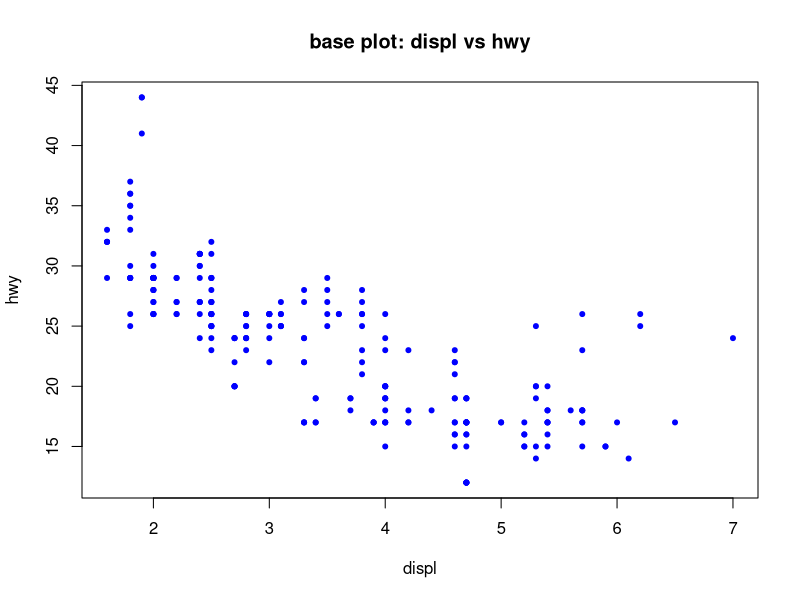
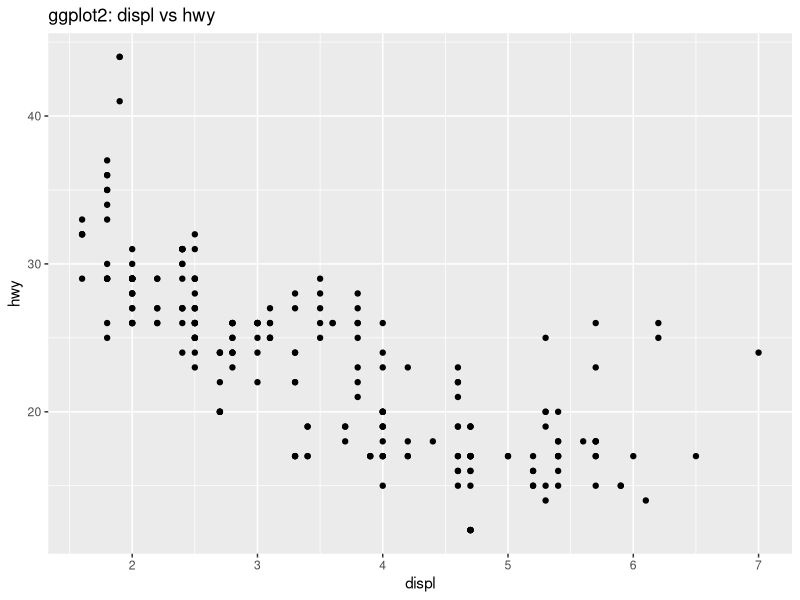
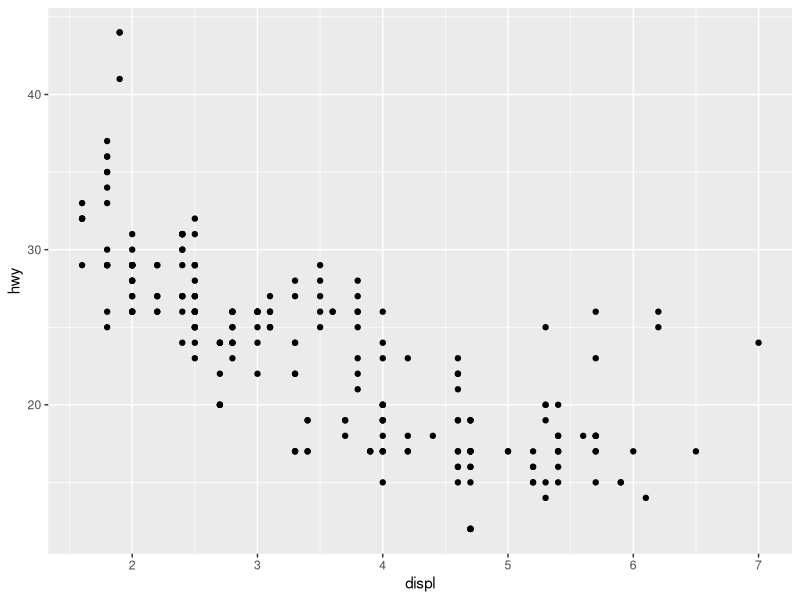
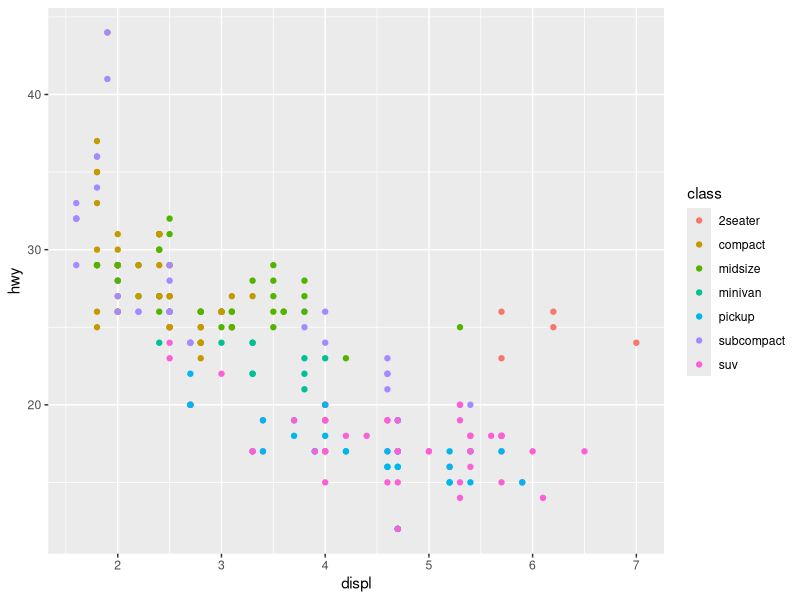
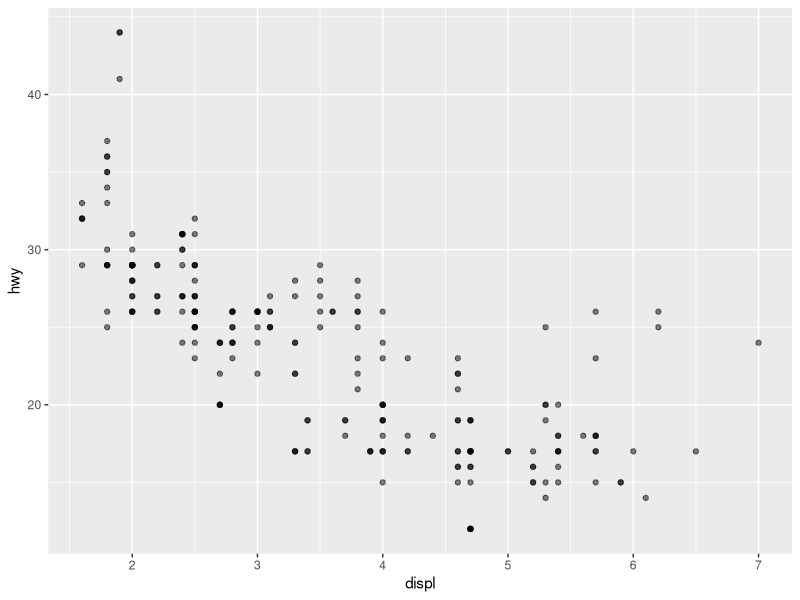
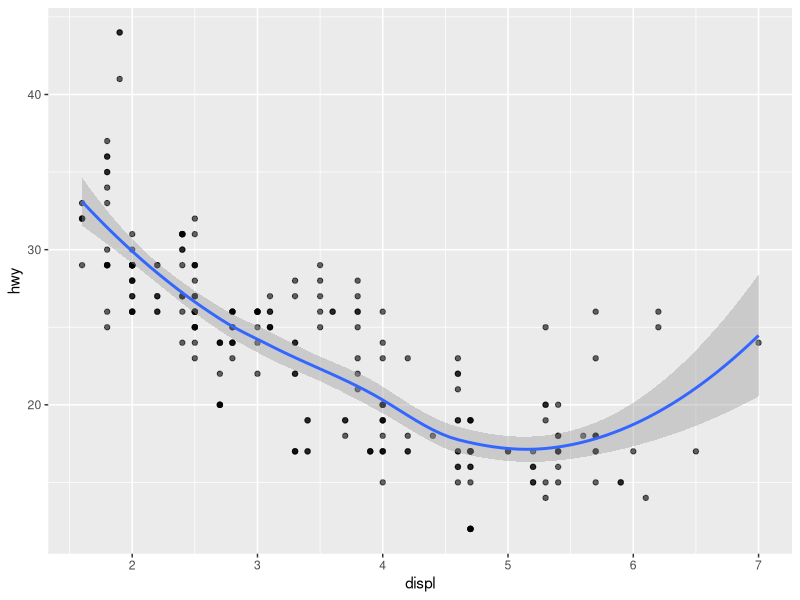
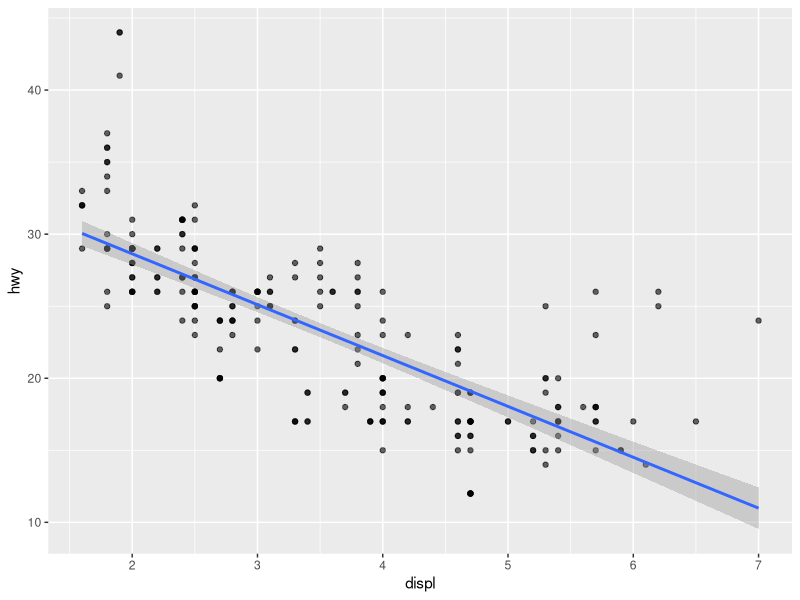
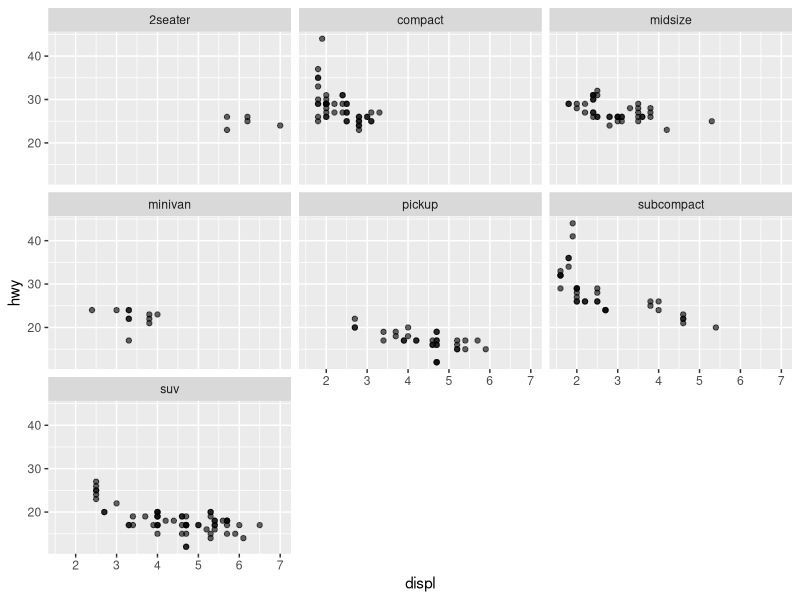

These figures' R source, in order:
## ---- chunk 1
#| message: FALSE
search()
## ---- chunk 2
library(ggplot2)
## ---- chunk 3
    #| eval: FALSE
    # manufacturer가 "audi"이고, cty가 20 이상인 행 추출
    mpg[mpg$manufacturer == "audi" & mpg$cty >= 20, ]
## ---- chunk 4
    #| eval: FALSE
    # class가 "compact" 또는 "midsize"인 행 추출
    mpg[mpg$class == "compact" | mpg$class == "midsize", ]
## ---- chunk 5
    #| eval: FALSE
    # audi 차량 중(행 조건)에서 model과 year 변수만(열 선택) 확인
    mpg[mpg$manufacturer == "audi", c("model", "year")]
## ---- chunk 6
# base plot
plot(mpg$displ, mpg$hwy,
     main = "base plot: displ vs hwy",
     xlab = "displ", ylab = "hwy",
     pch = 20, col = "blue")
## ---- chunk 7
# ggplot2
ggplot(mpg, aes(x = displ, y = hwy)) +
  geom_point() +
  labs(title = "ggplot2: displ vs hwy")
## ---- chunk 8
library(ggplot2)
library(dplyr)

head(mpg)
str(mpg)
## ---- chunk 9
ggplot(mpg, aes(x = displ, y = hwy)) +
  geom_point()
## ---- chunk 10
ggplot(mpg, aes(x = displ, y = hwy, color = class)) +
  geom_point()
## ---- chunk 11
ggplot(mpg, aes(x = displ, y = hwy)) +
  geom_point(alpha = 0.5)
## ---- chunk 12
ggplot(mpg, aes(x = displ, y = hwy)) +
  geom_point(alpha = 0.6) +
  geom_smooth(se = TRUE)
## ---- chunk 13
ggplot(mpg, aes(x = displ, y = hwy)) +
  geom_point(alpha = 0.6) +
  geom_smooth(method = "lm", se = TRUE)
## ---- chunk 14
ggplot(mpg, aes(x = displ, y = hwy)) +
  geom_point(alpha = 0.6) +
  facet_wrap(~ class)
## ---- chunk 15
ggplot(mpg, aes(x = displ, y = hwy)) +
  geom_point(alpha = 0.6) +
  facet_wrap(~ drv)
## ---- chunk 16
ggplot(mpg, aes(x = class)) +
  geom_bar()
## ---- chunk 17
ggplot(mpg, aes(x = class)) +
  geom_bar() +
  theme(axis.text.x = element_text(angle = 45, hjust = 1))
## ---- chunk 18
ggplot(mpg, aes(x = class, y = hwy)) +
  geom_boxplot() +
  theme(axis.text.x = element_text(angle = 45, hjust = 1))
## ---- chunk 19
ggplot(mpg, aes(x = class, y = hwy)) +
  geom_boxplot(outlier.alpha = 0.2) +
  geom_jitter(width = 0.15, alpha = 0.4) +
  theme(axis.text.x = element_text(angle = 45, hjust = 1))
## ---- chunk 20
mpg_sum <- mpg %>%
  group_by(class) %>%
  summarise(
    mean_hwy = mean(hwy),
    n = n(),
    .groups = "drop"
  )

mpg_sum
## ---- chunk 21
ggplot(mpg_sum, aes(x = class, y = mean_hwy)) +
  geom_col() +
  theme(axis.text.x = element_text(angle = 45, hjust = 1))
## ---- chunk 22
ggplot(mpg_sum, aes(x = reorder(class, mean_hwy), y = mean_hwy)) +
  geom_col() +
  coord_flip() +
  labs(
    x = "class",
    y = "평균 고속도로 연비(mean hwy)",
    title = "차종별 평균 고속도로 연비(정렬)"
  )
## ---- chunk 23
ggplot(mpg, aes(x = displ, y = hwy, color = drv)) +
  geom_point(alpha = 0.7) +
  labs(
    title = "배기량과 고속도로 연비의 관계",
    subtitle = "구동방식(drv)별로 색상 구분",
    x = "배기량(displ)",
    y = "고속도로 연비(hwy)",
    color = "구동방식"
  )
## ---- chunk 24
ggplot(mpg, aes(x = displ, y = hwy, color = class)) +
  geom_point(alpha = 0.7) +
  theme_minimal()
## ---- chunk 25
ggplot(mpg, aes(x = displ, y = hwy)) +
  geom_point(alpha = 0.7) +
  scale_y_continuous(limits = c(10, 40))
## ---- chunk 26
ggplot(mpg, aes(x = displ, y = hwy)) +
  geom_point(alpha = 0.7) +
  scale_x_log10()
## ---- chunk 27
p <- ggplot(mpg, aes(x = displ, y = hwy, color = drv)) +
  geom_point(alpha = 0.7) +
  theme_minimal()

p
